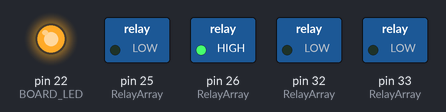
A sketch run on a simulated Arduino Mega 2560, built with avr-gcc and run on an emulated ATmega2560. Shown: switched loads named in the sketch (green lamp = pin HIGH), output pins drawn as LEDs (lit = HIGH).

Above: at 0.5 s.
At 1.5 s:
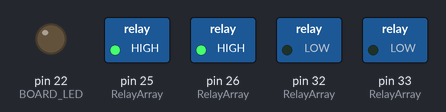
At 2.5 s:
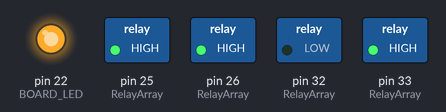
At 4.0 s:
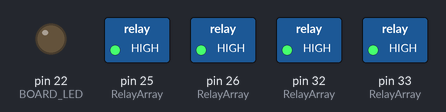
At 6.5 s:
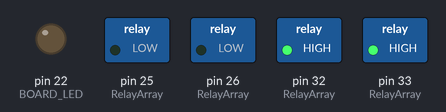
At 9.0 s:
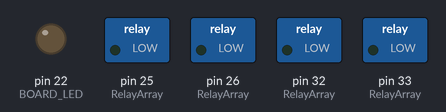
Timing chart, 0 to 13.0 s (numbered marks = the images above):
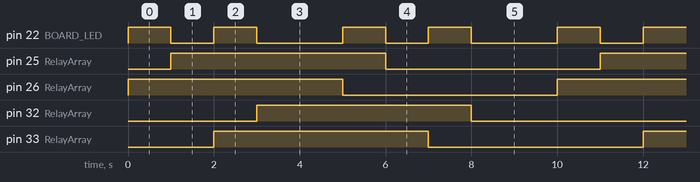

The sketch:

4CH_Relay_TestCode.ino
```cpp
#define RELAY1  26
#define RELAY2  25
#define RELAY3  33
#define RELAY4  32
#define BOARD_LED  22

int RelayArray[] = {RELAY1, RELAY2, RELAY3, RELAY4};
int i = 0;

void setup() {
  Serial.begin(115200);
  pinMode(BOARD_LED, OUTPUT);
  for (i = 0; i < 4; i++) {
    pinMode(RelayArray[i], OUTPUT);
    digitalWrite(RelayArray[i], LOW); // All relays off initially
  }
}

void loop() {
  for (i = 0; i < 4; i++) {
    digitalWrite(RelayArray[i], !digitalRead(RelayArray[i])); // Toggle state
    digitalWrite(BOARD_LED, !digitalRead(BOARD_LED));
    delay(1000);
  }
  delay(1000);
}
```

Measured:
- by itself, pin 22 (BOARD_LED): repeats every 5.0 s: LOW 1.0 s, HIGH 1.0 s, LOW 2.0 s, HIGH 1.0 s
- by itself, pin 25 (RelayArray), pin 26 (RelayArray), pin 32 (RelayArray), pin 33 (RelayArray): alternates HIGH for 5.0 s and LOW for 5.0 s
- by itself, everything shown: repeats every 10.0 s, in 8 steps
